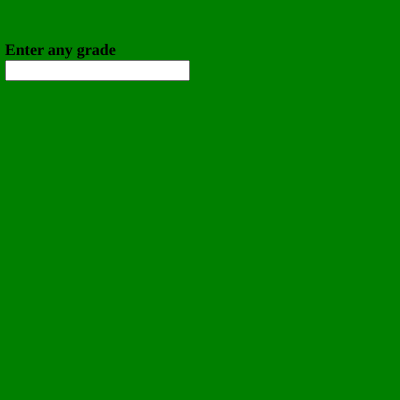
Frame 1 (no input)
Frame 60 (no input): identical to frame 1, image omitted
Frame 120 (the mouse pressed at the canvas centre since frame 60): identical to frame 1, image omitted

The p5.js sketch that drew this single still picture (run headless with seeded random() and noise() and a simulated clock; from frame 60 on, the mouse is pressed at the canvas centre):

// p5.js sketch
// ── sketch.js
var input,heading;
function setup()
{
  createCanvas(400,400);

  input=createInput();
  input.position(5,60);

  heading=createElement("h4","Enter any grade");
  heading.position(5,20)

}
function draw()
{
  background("green")
  
}


   
